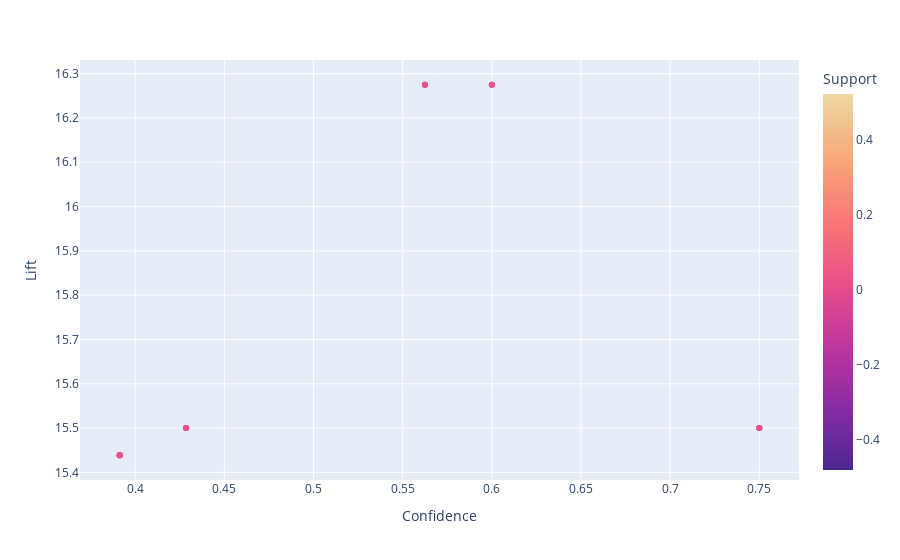

The code cell stored with this chart in its notebook:
### Code cell
#Plot of the generated rule according to lift
rules_df = rules_df.nlargest(20, 'Lift')
import plotly.express as px
fig = px.scatter(rules_df, x = 'Confidence', y = 'Lift', color = 'Support',
                hover_data = ['LHS', 'RHS'], color_continuous_scale = 'agsunset')
fig.show()

### Figure 1 — Plotly figure (JSON) as saved in the notebook; plotly's stock layout.template omitted (floating-point values rounded to 4 significant figures; data arrays with more than 128 entries replaced by an {"elided": "..."} marker saying what was removed)
{"data": [{"customdata": {"elided": "20 rows, 168 str values in total"}, "hovertemplate": "Confidence=%{x}<br>Lift=%{y}<br>LHS=%{customdata[0]}<br>RHS=%{customdata[1]}<br>Support=%{marker.color}<extra></extra>", "legendgroup": "", "marker": {"color": [0.02074, 0.02074, 0.02074, 0.02074, 0.02074, 0.02074, 0.02074, 0.02074, 0.02074, 0.02074, 0.02074, 0.02074, 0.02074, 0.02074, 0.02074, 0.02074, 0.02074, 0.02074, 0.02074, 0.02074], "coloraxis": "coloraxis", "symbol": "circle"}, "mode": "markers", "name": "", "orientation": "v", "showlegend": false, "type": "scatter", "x": [0.5625, 0.6, 0.5625, 0.6, 0.5625, 0.6, 0.4286, 0.75, 0.4286, 0.75, 0.4286, 0.75, 0.75, 0.4286, 0.3913, 0.3913, 0.3913, 0.3913, 0.3913, 0.3913], "xaxis": "x", "y": [16.27, 16.27, 16.27, 16.27, 16.27, 16.27, 15.5, 15.5, 15.5, 15.5, 15.5, 15.5, 15.5, 15.5, 15.44, 15.44, 15.44, 15.44, 15.44, 15.44], "yaxis": "y"}], "layout": {"coloraxis": {"colorbar": {"title": {"text": "Support"}}, "colorscale": [[0, "rgb(75, 41, 145)"], [0.1667, "rgb(135, 44, 162)"], [0.3333, "rgb(192, 54, 157)"], [0.5, "rgb(234, 79, 136)"], [0.6667, "rgb(250, 120, 118)"], [0.8333, "rgb(246, 169, 122)"], [1, "rgb(237, 217, 163)"]]}, "legend": {"tracegroupgap": 0}, "margin": {"t": 60}, "xaxis": {"anchor": "y", "domain": [0, 1], "title": {"text": "Confidence"}}, "yaxis": {"anchor": "x", "domain": [0, 1], "title": {"text": "Lift"}}}}
